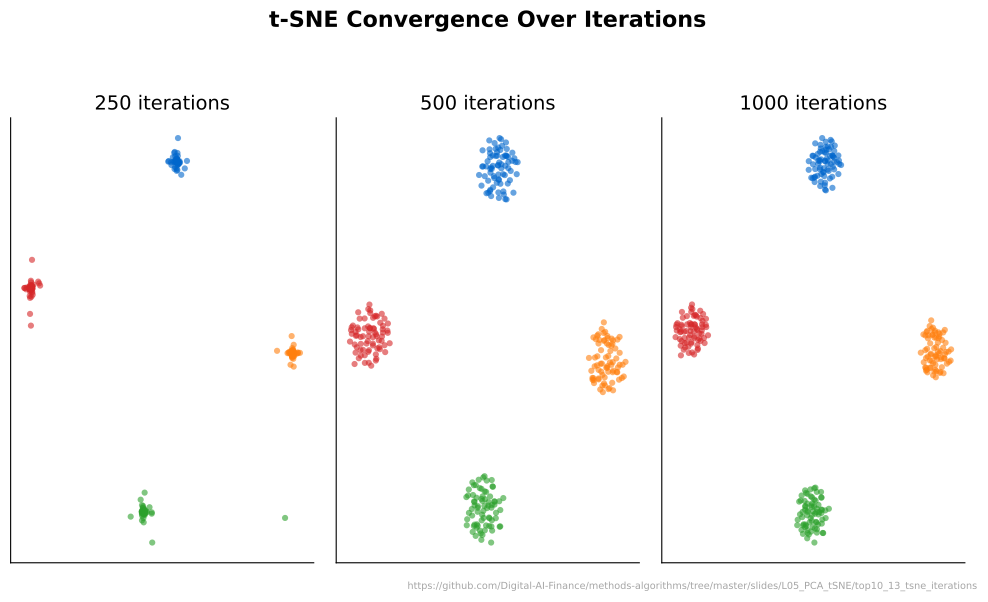

This chart was generated by the following Python code:
"""t-SNE Convergence Over Iterations - Shows t-SNE at 250, 500, and 1000 iterations."""
import matplotlib.pyplot as plt
import numpy as np
from pathlib import Path
from sklearn.manifold import TSNE
from sklearn.datasets import make_blobs
import sys
sys.path.insert(0, str(Path(__file__).resolve().parents[3] / 'templates'))
from chart_style import apply_style, COLORS, MLPURPLE, MLBLUE, MLORANGE, MLGREEN, MLRED, MLLAVENDER
apply_style()

CHART_METADATA = {
    "title": "t-SNE Convergence Over Iterations",
    "description": "Three-panel view of t-SNE embedding at different iteration counts",
    "url": "https://github.com/Digital-AI-Finance/methods-algorithms/tree/master/slides/L05_PCA_tSNE/top10_13_tsne_iterations"
}


cluster_colors = [MLBLUE, MLORANGE, MLGREEN, MLRED]

X, y = make_blobs(n_samples=300, n_features=10, centers=4, random_state=42)

iter_values = [250, 500, 1000]
fig, axes = plt.subplots(1, 3, figsize=(10, 6))

for idx, n_iter in enumerate(iter_values):
    tsne = TSNE(n_components=2, n_iter=n_iter, learning_rate='auto',
                random_state=42, perplexity=30)
    X_emb = tsne.fit_transform(X)

    for cls in range(4):
        mask = y == cls
        axes[idx].scatter(X_emb[mask, 0], X_emb[mask, 1], c=cluster_colors[cls],
                          alpha=0.6, s=20, edgecolors='none')

    axes[idx].set_title(f'{n_iter} iterations', fontsize=14)
    axes[idx].set_xticks([])
    axes[idx].set_yticks([])

fig.suptitle('t-SNE Convergence Over Iterations', fontsize=16, fontweight='bold', y=0.98)

plt.figtext(0.99, 0.01, CHART_METADATA['url'],
            fontsize=7, color='gray', ha='right', va='bottom', alpha=0.7)
plt.tight_layout(rect=[0, 0.02, 1, 0.95])
plt.savefig(Path(__file__).parent / 'chart.pdf', dpi=300, bbox_inches='tight', facecolor='white')
plt.close()
print("Chart saved: top10_13_tsne_iterations/chart.pdf")
